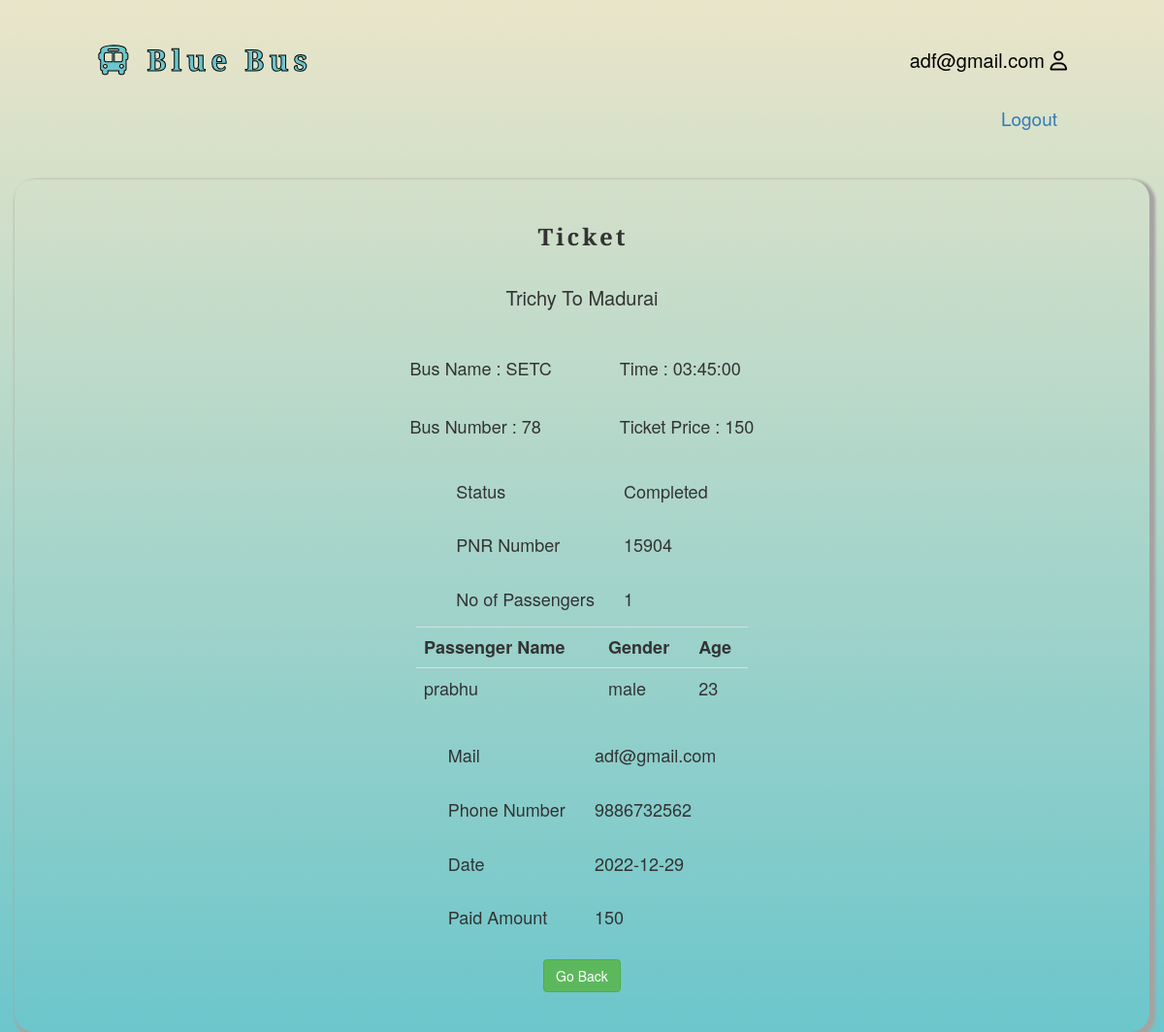
The page /Transport/webpages/view_ticket.php?pnr=15904 (signed in) on the database its author committed.
### tables this page shows
CREATE TABLE `tickets` (
  `bus_name` varchar(20) NOT NULL,
  `bus_number` int(5) NOT NULL,
  `from_place` varchar(20) NOT NULL,
  `to_place` varchar(20) NOT NULL,
  `time` time NOT NULL,
  `amount_paid` int(5) NOT NULL,
  `status` varchar(20) NOT NULL,
  `no_of_passengers` int(100) NOT NULL,
  `mail` varchar(30) NOT NULL,
  `phone_number` bigint(10) NOT NULL,
  `date` date NOT NULL,
  `pnr` int(5) NOT NULL
);

CREATE TABLE `passengers` (
  `passenger_name` varchar(20) NOT NULL,
  `gender` varchar(10) NOT NULL,
  `age` int(3) NOT NULL,
  `pnr` int(10) NOT NULL
);

### Transport/webpages/view_ticket.php (the view, shortened to what this page needs)
<?php
include('connect.php');
if(!isset($_SESSION['mail']))
{
    header("location:./index.php");
}
else{
    if(isset($_SESSION["pnr"]))
    {
        $pnr = $_SESSION["pnr"];
        unset($_SESSION["pnr"]);
    }
    elseif(isset($_GET["pnr"]))
    {
        $pnr = $_GET["pnr"];
    }
    else{
        header('location:../pnr_check.php');
    }
    $sql = "SELECT * FROM tickets WHERE pnr=$pnr";
    $result = mysqli_query($conn, $sql);
    if($result)
    {
    while($row = mysqli_fetch_assoc($result))
    {
        $bus_name = $row["bus_name"];
        $bus_number = $row["bus_number"];
        $from_place = $row["from_place"];
        $to_place = $row["to_place"];
        $time = $row["time"];
        $amount_paid = $row["amount_paid"];
        $status = $row["status"];
        $no_of_passengers = $row["no_of_passengers"];
        $phone_number = $row["phone_number"];
        $date = $row["date"];
        $pnr = $row["pnr"];
        $ticket_price = $amount_paid/$no_of_passengers;
    }
   }
}
?>
<!DOCTYPE html>
<html lang="en">
<head>
    <link rel="stylesheet" href="../Bootstrap/bootstrap-3.4.1-dist/css/bootstrap.min.css">
    <link rel="stylesheet" href="../https://cdn.jsdelivr.net/npm/bootstrap@3.3.7/dist/css/bootstrap.min.css">
    <link rel="stylesheet" href="../style.css">
    <link rel="stylesheet" href="../https://cdnjs.cloudflare.com/ajax/libs/font-awesome/6.2.1/css/all.min.css" />
    <link rel="stylesheet" href="../https://cdnjs.cloudflare.com/ajax/libs/font-awesome/6.2.1/css/fontawesome.min.css" />
    <link rel="stylesheet" href="../fontawesome-free-6.2.1-web/css/all.min.css">
    <link rel="stylesheet" href="../fontawesome-free-6.2.1-web/css/fontawesome.min.css">
    <link rel="stylesheet" href="../style.css">
</head>
<body>
    <div class="navigation">
    <nav class="navbar navbar-default navbar-static-top navigation" >
        <div class="navbar-header">
            <a href="#" class="navbar-brand head-letter" style="padding-left: 100px;"><h3><i class="fa-solid fa-bus"></i> Blue Bus</h3></a>
        </div>
        <div class="collapse navbar-collapse" id="mynavbar" style="margin-top: 27px;">
        <ul class="nav navbar-nav navbar-right">
            <li><a href="" style="color: black;"><?php echo $_SESSION["mail"]; ?> <i class="fa-regular fa-user"></i></a></li>
        </ul>
        </div>
        </nav>
        <div align="right" style="margin-right: 60px;font-size:19px;">
        <a href="../logout.php" >Logout</a>
        </div>
    </div>
    <div class="container" align="center" style="font-size: 18px;"><br>
        <h3 class="form-head">Ticket</h3><br>
        <div class="bus_info" style="font-size: 18px;">
        <p style="font-size: 20px;"><?php echo $from_place;?>  To  <?php echo $to_place;?></p>
        <div class="bus-info-tab">
        <table>
            <tr>
                <td>Bus Name : <?php echo $bus_name;?></td>
                <td>Time : <?php echo $time;?></td>
            </tr>
            <tr>
                <td>Bus Number : <?php echo $bus_number;?></td>
                <td>Ticket Price : <?php echo $ticket_price;?></td>
            </tr>
        </table>
        </div><br>
        <table>
            <tr>
                <td>Status</td>
                <td><?php echo $status;?></td>
            </tr>
            <tr>
                <td>PNR Number</td>
                <td><?php echo $pnr;?></td>
            </tr>
            <tr>
                <td>No of Passengers</td>
                <td><?php echo $no_of_passengers;?></td>
            </tr>
        </table>
        <?php
    $pnr = $pnr;
    echo "
    <table class='table table-responsive' align='center' style='width:30%'>
    <tr>
    <th>Passenger Name</th>
    <th>Gender</th>
    <th>Age</th>
    </tr>";
    function display($passenger_name, $gender, $age)
    {
        echo"
        <tr>
        <td>$passenger_name</td>
        <td>$gender</td>
        <td>$age</td>
        </tr>";
    }
    $sql = "SELECT * FROM passengers WHERE pnr=$pnr";
    $result = mysqli_query($conn, $sql);
    if($result)
    {
        while($row = mysqli_fetch_assoc($result))
        {
        display($row["passenger_name"], $row["gender"], $row["age"], $pnr);
     }
    }
    else{
        echo mysqli_error($conn);
    }
    ?></table>
        <table>
            <tr>
                <td>Mail</td>
                <td><?php echo $_SESSION["mail"];?></td>
            </tr>
            <tr>
                <td>Phone Number</td>
                <td><?php echo $phone_number;?></td>
            </tr>
            <tr>
                <td>Date</td>
                <td><?php echo $date;?></td>
            </tr>
            <tr>
                <td>Paid Amount</td>
                <td><?php echo $amount_paid;?></td>
            </tr>
            <tr align="center">
                <td colspan="2"><a href="../mybookings.php" class="btn btn-success">Go Back</a></td>
            </tr>
        </table><br>
        </div>
</div>
</body>
</html>

### Transport/style.css (style rules this page uses)
* { margin:0; padding:0; }
body { background-image: linear-gradient(#eae5c9,#6cc6cb); background-repeat: no-repeat; background-size: 100% 100%; width: 100%; height: 100vh; }
.container { margin-top:50px; border-radius: 20px; box-shadow: 3px 3px 3px 3px #a6a3a2; }
.head-letter { font-family: 'Playfair Display SC', serif; }
.head-letter h3 { font-size:30px; -webkit-text-stroke: 1px black; -webkit-text-fill-color: #6cc6cb; letter-spacing: 5px; font-weight: bolder; }
.form-head { font-family: 'Bitter', serif; margin-left: 2px; font-style: bold; letter-spacing: 3px; font-weight: 900; }
.navigation { background-color: transparent; padding-right: 50px; padding-top:5px; border-bottom: none; }
ul li { background-color: transparent; font-size: 20px; }
.bus-info-tab td { padding:35px; padding-bottom:0px; }

### Transport/webpages/view_ticket.php (style rules this page uses)
body { background-color: #6cc6cb; background-repeat: no-repeat; background-size: cover; width: 100%; height: 100%; }
.container { margin-top: 50px; }
td { display: table-cell; padding: 15px; }
.bus-info-tab td { padding:35px; padding-bottom:0px; }

### rows shown on the page
tickets: from_place "Trichy", to_place "Madurai", bus_name "SETC", time "03:45:00", bus_number "78", amount_paid "150", status "Completed", pnr "15904", no_of_passengers "1", phone_number "9886732562", date "2022-12-29"
passengers: passenger_name "prabhu", gender "male", age "23"

### other values the page prints
$_SESSION["mail"] "adf@gmail.com"
